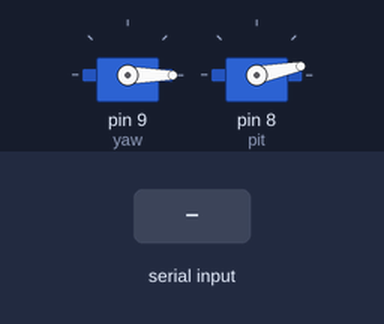
The sketch below on a simulated Arduino Uno, built with avr-gcc and run on an emulated ATmega328P. On the bench: 2 × servo. The test bench sets the inputs (shaded band). What the sketch prints to the serial monitor is not drawn.

Above: at 2.2 s.
2.3 s: "y90\n" received over Serial
Timing chart, 0 to 5.3 s (numbered marks = the images above; inputs shaded):
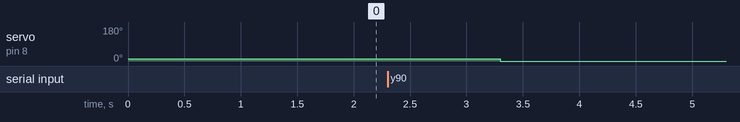

The sketch:

Servo.ino
```cpp
#include <Servo.h>

//x,y.
int x = 0;
int y = 0;
int yaw_ang, pit_ang;
Servo yaw;
Servo pit;
bool update = false;
//void gimbal_move_both();

void setup()
{
  Serial.begin(115200);
  yaw.attach(9);
  pit.attach(8);
  yaw.write(0);
  pit.write(11);
  delay(1000);
}

void loop()
{
//  yaw.write(0);
//  delay(2000);
//  yaw.write(45);
//  delay(2000);
//  yaw.write(90);
//  delay(2000);

  receive();
  receive();
  gimbal_move_both();
  delay(50);
}

//Function.
void gimbal_move_both() {
  if(update == true){
    yaw.write(yaw.read() - x);
    pit.write(pit.read() - y);
    update = false;
    x = 0;
    y = 0;
  };
}

void receive(){
  if (Serial.available()){
    String inBuffer = Serial.readString();
    if (inBuffer[0] == 'x'){
      x = inBuffer.substring(1).toInt();
      Serial.println(x);
    }
    else if (inBuffer[0] == 'y'){
      y = inBuffer.substring(1).toInt();
      Serial.println(y);
      update = true;
    }
  }
}
```

Measured:
- after the input at 2.3 s, servo on pin 8 (pit): 11° → 0° after 1.0 s
